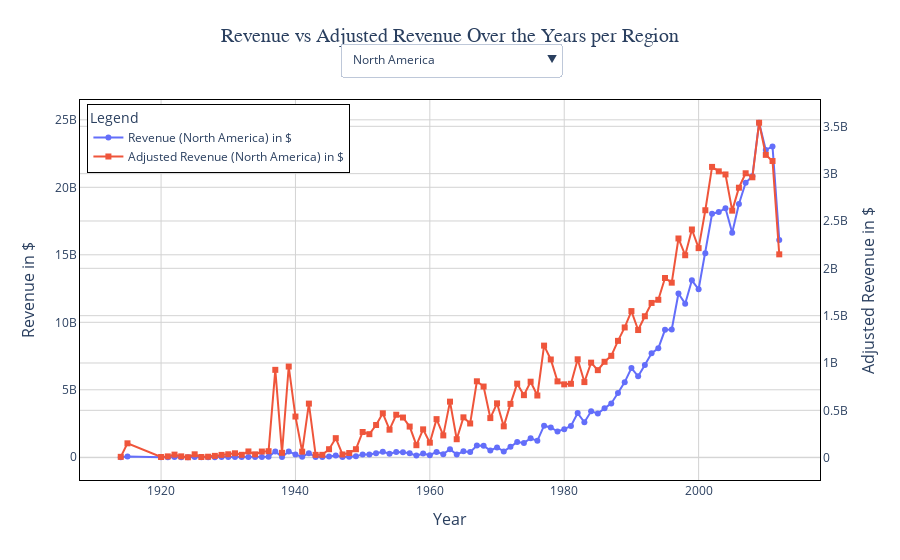

Notebook code for this chart:
### Markdown cell above
Let's create an interactive plot to select regions

### Code cell
import plotly.graph_objects as go


# Initialize figure
fig = go.Figure()
df_movies_eco_exploded_countries['region'] = df_movies_eco_exploded_countries['region'].astype(str)

# Add traces for each region's data
for i, region in enumerate(df_movies_eco_exploded_countries['region'].unique()):
    region_data = df_movies_eco_exploded_countries[df_movies_eco_exploded_countries['region'] == region].groupby('year', as_index=False)[['revenue', 'revenue_adj']].sum()

    # Add Revenue trace
    fig.add_trace(go.Scatter(
        x=region_data['year'],
        y=region_data['revenue'],
        mode='lines+markers',
        name=f'Revenue ({region}) in $',
        visible=True if region == df_movies_eco_exploded_countries['region'].unique()[0] else False,
        line=dict(width=2),
        marker=dict(size=6, symbol='circle'),
        yaxis='y'  # Use the primary y-axis
    ))

    # Add Adjusted Revenue trace
    fig.add_trace(go.Scatter(
        x=region_data['year'],
        y=region_data['revenue_adj'],
        mode='lines+markers',
        name=f'Adjusted Revenue ({region}) in $',
        visible=True if region == df_movies_eco_exploded_countries['region'].unique()[0] else False,
        line=dict(width=2),
        marker=dict(size=6, symbol='square'),
        yaxis='y2'  # Use the secondary y-axis
    ))

# Create dropdown buttons for filtering by region
buttons = []
for region in df_movies_eco_exploded_countries['region'].unique():
    visibility = [region == trace.name.split('(')[1].split(')')[0].strip() for trace in fig.data]

    button = {
        'label': region,
        'method': 'update',
        'args': [
            {'visible': visibility},  # Update visibility of traces
            {'title': f"Revenue vs Adjusted Revenue: {region}"}
        ]
    }
    buttons.append(button)

# Update layout with dropdown menu and styling
fig.update_layout(
    updatemenus=[{
        'buttons': buttons,
        'direction': 'down',
        'showactive': True,
        'x': 0.5,
        'y': 1.15,
        'xanchor': 'center',
        'yanchor': 'top'
    }],
    title={
        'text': "Revenue vs Adjusted Revenue Over the Years per Region",
        'y': 0.95,
        'x': 0.5,
        'xanchor': 'center',
        'yanchor': 'top',
        'font': dict(size=20, family='Arial, sans-serif')
    },
    xaxis=dict(
        title='Year',
        titlefont=dict(size=16),
        tickfont=dict(size=12),
        showgrid=True,
        gridcolor='lightgrey',
        zeroline=False
    ),
    yaxis=dict(
        title='Revenue in $',
        titlefont=dict(size=16),
        tickfont=dict(size=12),
        showgrid=True,
        gridcolor='lightgrey',
        zeroline=False
    ),
    yaxis2=dict(
        title='Adjusted Revenue in $',
        titlefont=dict(size=16),
        tickfont=dict(size=12),
        overlaying='y',
        side='right',
        showgrid=True,
        gridcolor='lightgrey',
        zeroline=False
    ),
    legend=dict(
        title='Legend',
        x=0.01,
        y=0.99,
        bordercolor="Black",
        borderwidth=1,
        font=dict(size=12)
    ),
    plot_bgcolor='white'
)

# Add grid lines and background
fig.update_xaxes(showline=True, linewidth=1, linecolor='black', mirror=True)
fig.update_yaxes(showline=True, linewidth=1, linecolor='black', mirror=True)

# Show the figure
fig.show()
fig.write_html("Rev-vs-Adj_Rev_region.html")
